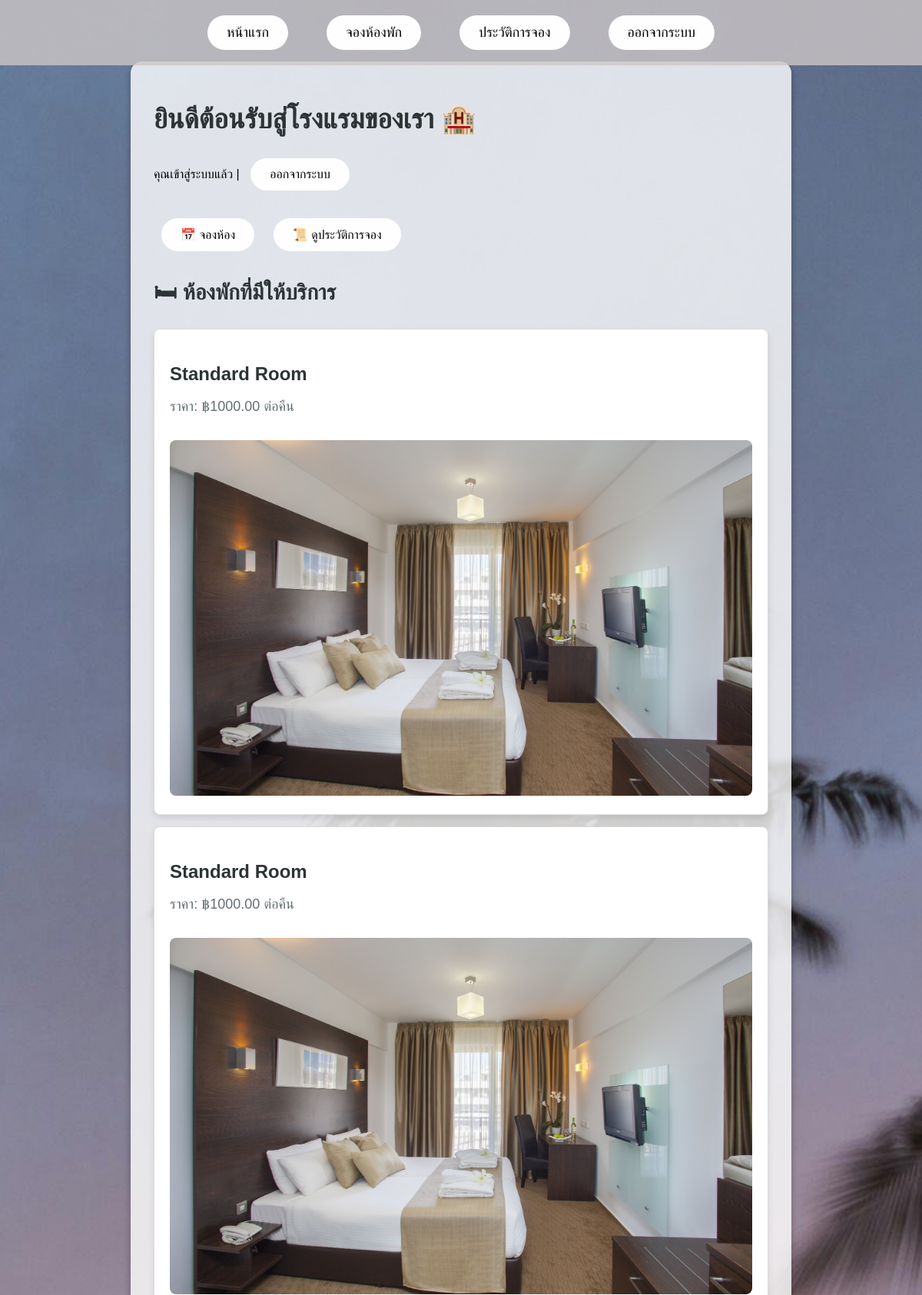
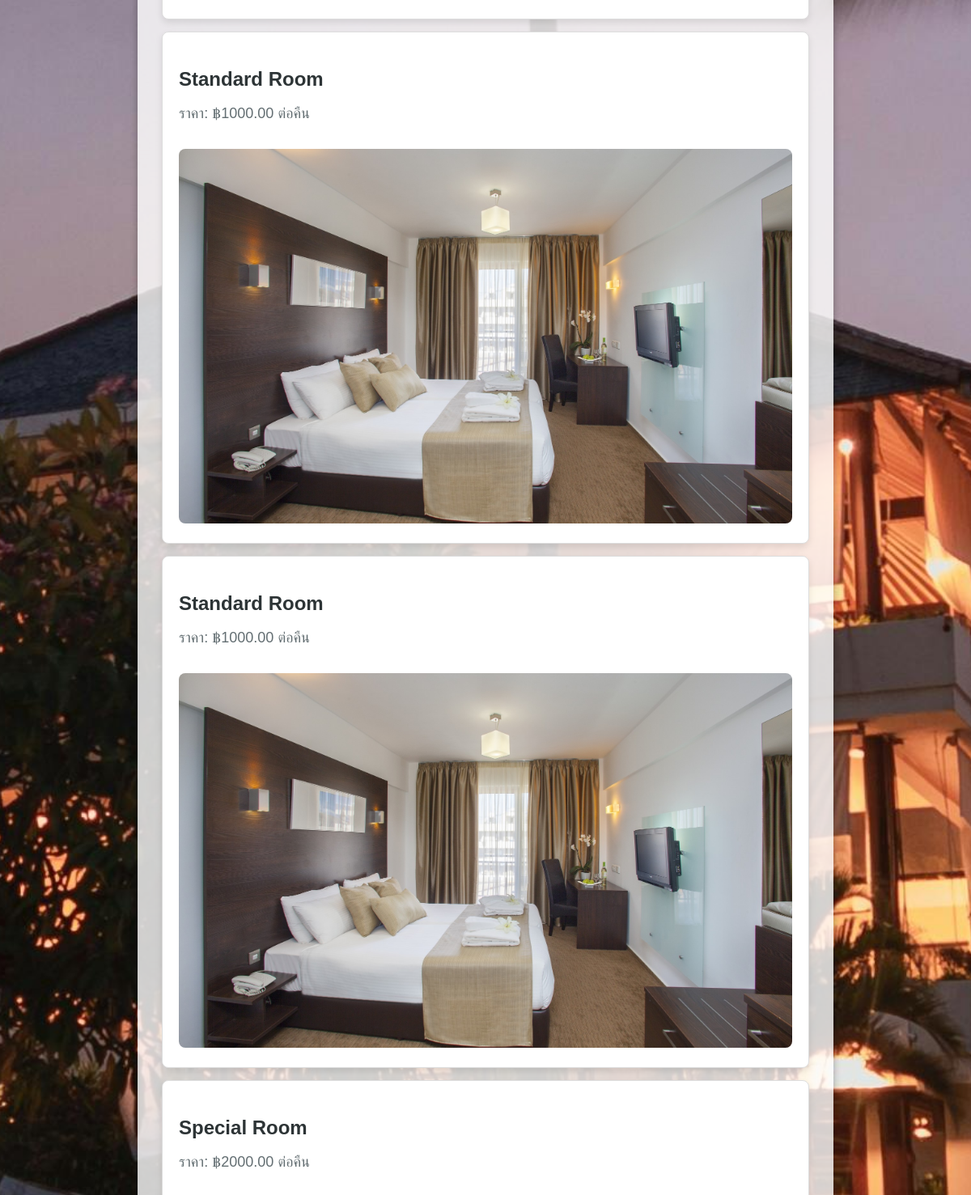
/dashboard.php (signed in, upper part), run on the app's committed database (2 pictures, top to bottom).
### tables this page shows
CREATE TABLE `rooms` (
  `id` int(11) NOT NULL,
  `room_type` varchar(50) NOT NULL,
  `price` decimal(10,2) NOT NULL,
  `status` enum('available','booked') DEFAULT 'available',
  `image_url` varchar(255) DEFAULT NULL
);

### dashboard.php (the view, shortened to what this page needs)
<?php
include 'db.php';
$rooms = $conn->query("SELECT * FROM rooms WHERE status='available'");
?>
<!DOCTYPE html>
<html lang="th">
<head>
</head>
<body>
    <nav>
        <ul>
            <li><a href="index.php">หน้าแรก</a></li>
            <li><a href="book.php">จองห้องพัก</a></li>
            <li><a href="history.php">ประวัติการจอง</a></li>
            <li><a href="logout.php">ออกจากระบบ</a></li>
        </ul>
    </nav>
    <div class="container">
        <h1>ยินดีต้อนรับสู่โรงแรมของเรา 🏨</h1>
        <?php if (isset($_SESSION['user_id'])): ?>
            <p>คุณเข้าสู่ระบบแล้ว | <a href="logout.php">ออกจากระบบ</a></p>
            <a href="book.php">📅 จองห้อง</a>
            <a href="history.php">📜 ดูประวัติการจอง</a>
        <?php else: ?>
            <a href="login.php">🔑 เข้าสู่ระบบ</a>
            <a href="register.php">📝 สมัครสมาชิก</a>
        <?php endif; ?>
        <h2>🛏 ห้องพักที่มีให้บริการ</h2>
        <?php while ($room = $rooms->fetch_assoc()): ?>
            <div class="room">
                <h3><?= $room['room_type'] ?></h3>
                <p>ราคา: ฿<?= $room['price'] ?> ต่อคืน</p>
                <img src="src/<?= $room['image_url']; ?>" alt="<?= $room['room_type']; ?>">
            </div>
        <?php endwhile; ?>
    </div>
</body>
</html>

### dashboard.php (style rules this page uses)
body { font-family: 'Arial', sans-serif; background: url('hotel-background.jpg') no-repeat center center fixed; background-size: cover; color: black; margin: 0; padding: 0; }
nav { background-color: rgba(204, 198, 198, 0.8); padding: 10px 0; position: fixed; width: 100%; top: 0; left: 0; z-index: 1000; }
nav ul { list-style: none; display: flex; justify-content: center; margin: 0; padding: 0; }
nav ul li { margin: 0 15px; }
nav ul li a { color: black; text-decoration: none; font-size: 18px; transition: color 0.3s ease; }
.container { max-width: 800px; margin: 80px auto 20px auto; padding: 30px; background-color: rgba(255, 255, 255, 0.8); border-radius: 15px; box-shadow: 0px 4px 10px rgba(0, 0, 0, 0.3); }
h1 { font-size: 36px; margin-bottom: 20px; color: #2d3436; }
h2 { font-size: 28px; margin-bottom: 20px; color: #2d3436; }
.room { border: 1px solid #ddd; padding: 20px; margin: 15px 0; border-radius: 8px; background: #ffffff; box-shadow: 0px 4px 8px rgba(0, 0, 0, 0.1); }
.room h3 { font-size: 24px; margin-bottom: 10px; color: #2d3436; }
.room p { font-size: 18px; color: #636e72; }
.room img { width: 100%; height: auto; border-radius: 8px; margin-top: 15px; }
a { display: inline-block; margin: 10px; padding: 12px 25px; background-color:rgb(254, 254, 254); color: black; text-decoration: none; border-radius: 30px; transition: background-color 0.3s ease; }

### data on the page
rooms: room_type "Standard Room", price "1000.00", image_url (picture)
rooms: room_type "Standard Room", price "1000.00", image_url (picture)
rooms: room_type "Standard Room", price "1000.00", image_url (picture)
rooms: room_type "Standard Room", price "1000.00", image_url (picture)
rooms: room_type "Special Room", price "2000.00"
